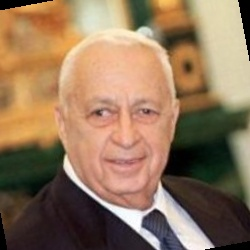
#> input picture Dataset/Ariel_Sharon/Ariel_Sharon_0001.jpg, 250 x 250 px; its folder holds 3 pictures in this run
$ python FR_SVM.py
#> lines starting #> are read from the running program, lines starting #| are printed output that depends on the picture
import numpy, os
import numpy as np
import matplotlib.pyplot as plt
import matplotlib.image as mpimg
from sklearn.model_selection import RandomizedSearchCV
from sklearn.decomposition import PCA
from sklearn.svm import SVC
import cv2

path="Dataset/"
data_slice = [70,195,78,172]

resize_ratio = 2.5
h = int((data_slice[1] - data_slice[0])/resize_ratio)
w = int((data_slice[3] - data_slice[2])/resize_ratio)
print("Image dimension after resize: (h, w) = (%d, %d) " % (h, w) )

n_sample = 0
label_count = 0
n_classes = 0
X=[]
Y=[]
target_names = []
for directory in os.listdir(path):
    for file in os.listdir(path+directory):
        img = cv2.imread(path+directory+"/"+file)
#> img is the input picture: shape (250, 250, 3); mean B, G, R 91.2, 117.7, 145.9
        img = cv2.resize(img, (w,h))
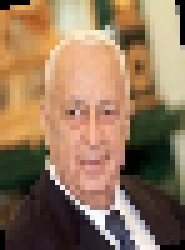
#> img: shape (50, 37, 3) (shown 5 times larger); mean B, G, R 91.3, 117.8, 146.1
        img = cv2.cvtColor(img, cv2.COLOR_BGR2GRAY)
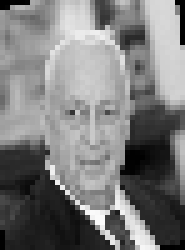
#> img: shape (50, 37) (shown 5 times larger); min 0, max 253, mean 123.3
        featurevector = numpy.array(img).flatten()
#> featurevector = 1850 values, max 253 at index 1648, min 0 at index 0, mean 123.3
        X.append(featurevector)
        Y.append(label_count)
        n_sample = n_sample+1
    target_names.append(directory)
    label_count=label_count+1
#> pass 2 of the loop `for directory in os.listdir(path):`:
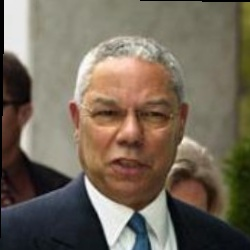
#> input picture Dataset/Colin_Powell/Colin_Powell_0009.jpg, 250 x 250 px
#> img is the input picture: shape (250, 250, 3); mean B, G, R 89.5, 104.1, 115.2
#> `img = cv2.resize(img, (w,h))`:
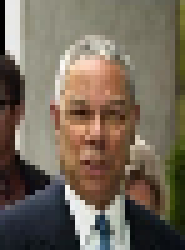
#> img: shape (50, 37, 3) (shown 5 times larger); mean B, G, R 89.5, 104.2, 115.4
#> `img = cv2.cvtColor(img, cv2.COLOR_BGR2GRAY)`:
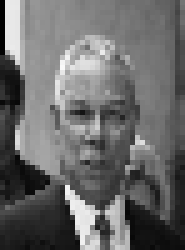
#> img: shape (50, 37) (shown 5 times larger); min 0, max 249, mean 105.9
#> featurevector = 1850 values, max 249 at index 493, min 0 at index 0, mean 105.9

n_classes = len(target_names)
#> n_classes = 2
print("Sample: ", n_sample)
print("Class: ", target_names)
#| Class:  ['Ariel_Sharon', 'Colin_Powell']
print("Number of people: ", n_classes)
#| Number of people:  2
n_components = 200
#> (the run stopped early here; a loop or call above may not have finished)
